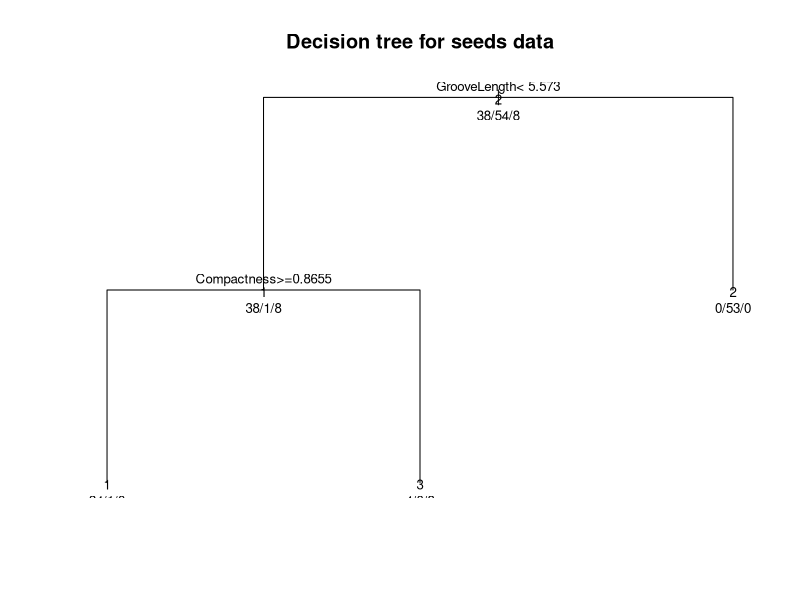
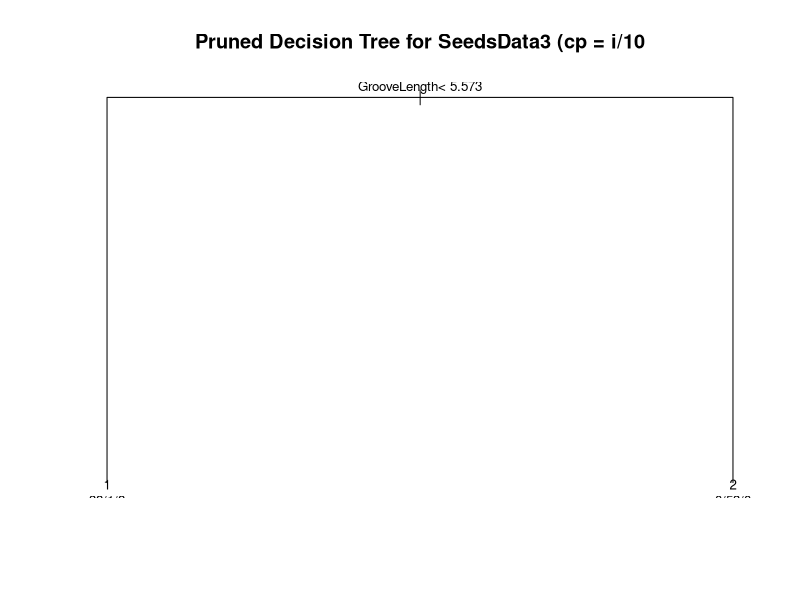
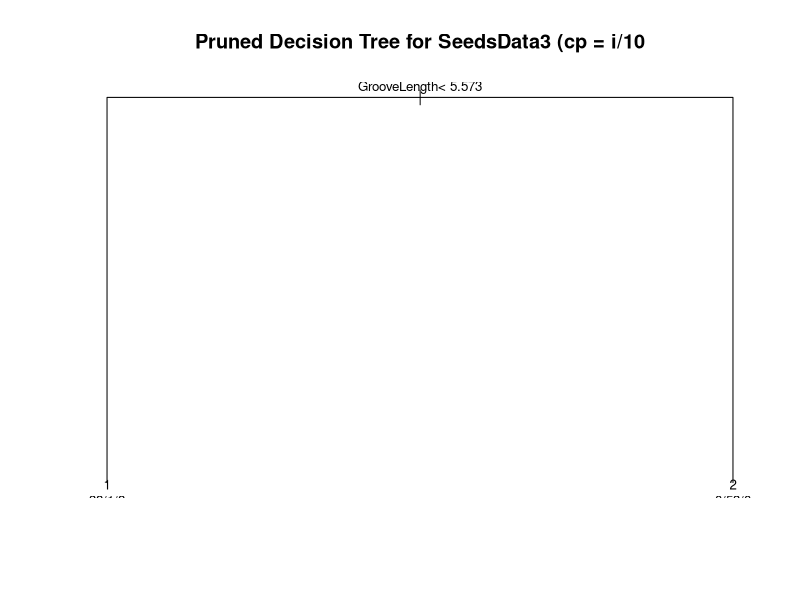
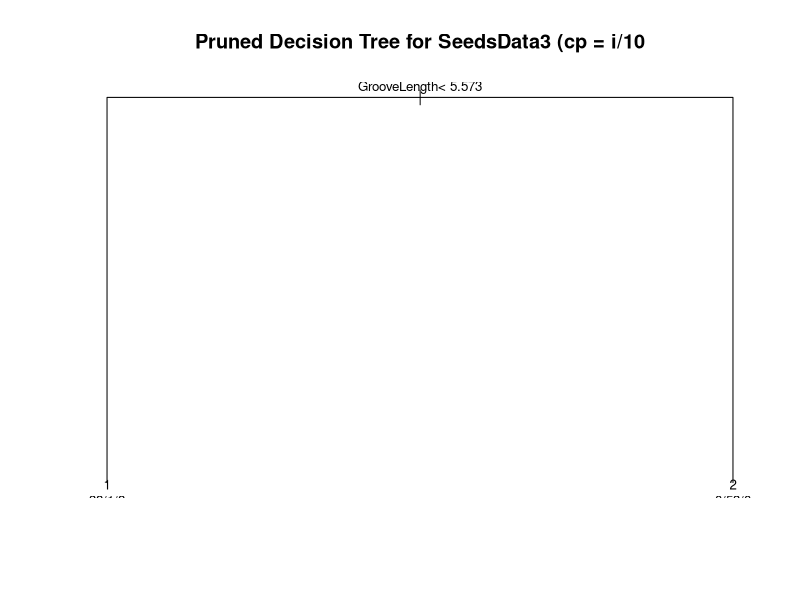
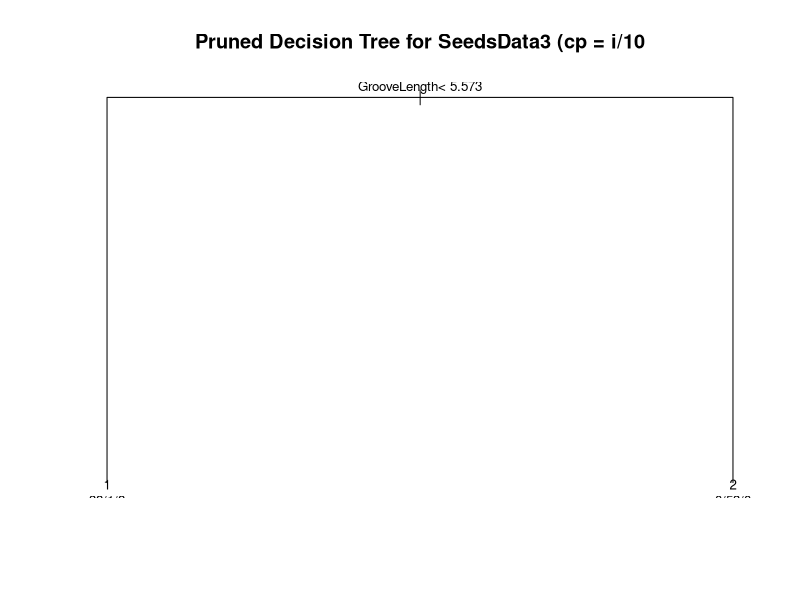
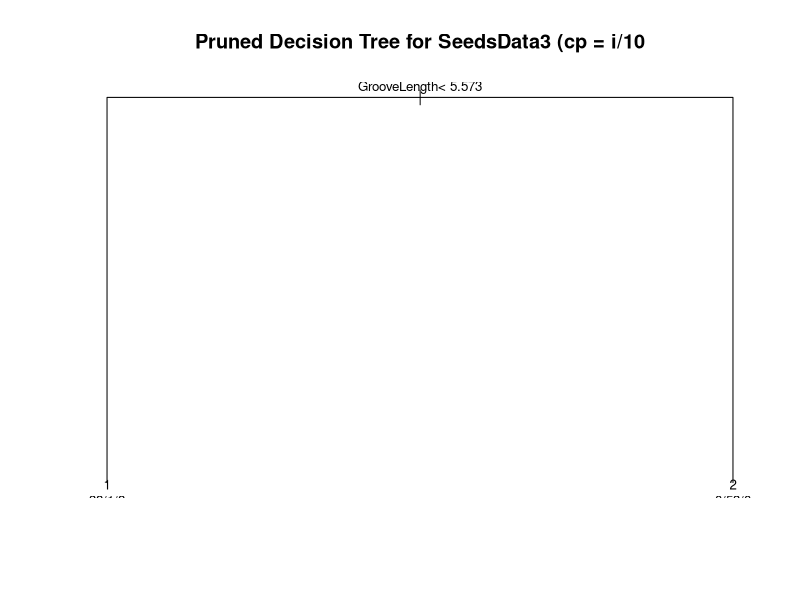
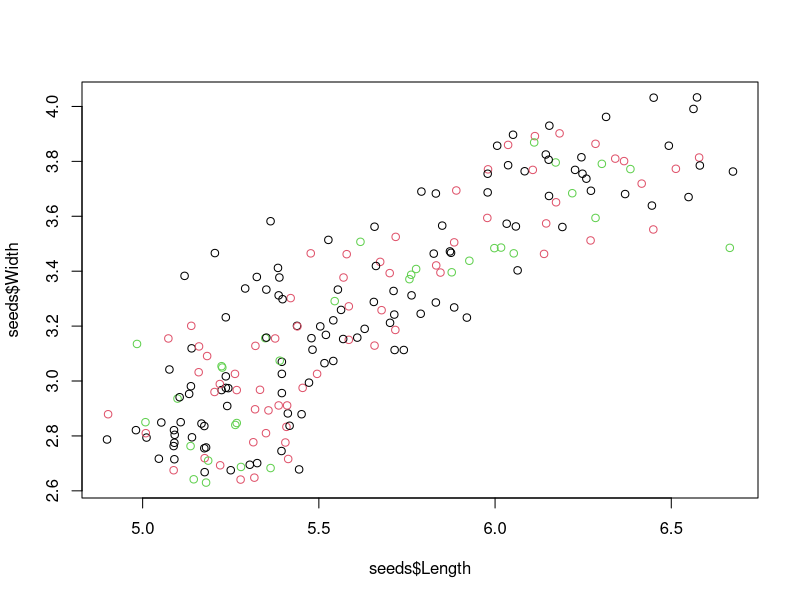
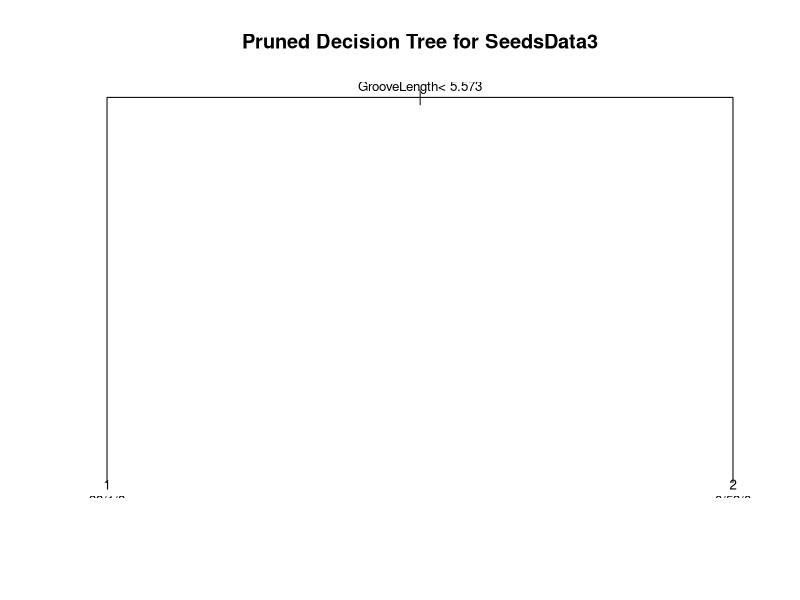

Recreate these plots in R, in order.
# read data into R
seeds <- read.csv('./seeds_dataset_class.csv', sep=",")
# import/install libraries
# install.packages("rpart")
# install.packages("class")
library(rpart)
library(class)
# split data into class and values variables
seeds_rand <- seeds[sample(150, 150),] # randomise data since data could be small or biassed so good to use resampling method
seedsclass <- seeds_rand[,1]
seedsvalues <- seeds_rand[,-1]

# set up training and test datasets (holdout method)
seedsclass_train <- seedsclass[1:100]
seedsvalues_train <- seedsvalues[1:100,]

seedsclass_test <- seedsclass[100:150]
seedsvalues_test <- seedsvalues[100:150,]


# create decision tree
fit <- rpart(seedsclass_train~ ., data=seedsvalues_train, method="class")
# plot decision tree
plot(fit, uniform=TRUE, main="Decision tree for seeds data")
text(fit, use.n=TRUE, all=TRUE, cex=.8)

# sensitivity analysis - test classification accuracy on test dataset by comparing predicted and actual values
pred <- predict(fit, seedsvalues_test, type="class")

n <- length(seedsclass_test) # num of test cases
ncorrect <- sum(pred == seedsclass_test) # num of correct predictions
accuracy <- ncorrect/n # accuracy of predictions
print(accuracy)

# show results in a confusion matrix table
table_mat <- table(seedsclass_test, pred)
print(table_mat)



# 2. Test it by scoring the accuracy on test data using different degrees of pruning using
# prune.

# testing classification by pruning the tree and comparing accuracy
arr = array(dim=c(1,5)) # initialise array of size 1x5 (to fit pruned accuracy values)
# want to test multiple pruned trees, so use for loop to get different values of cp (e.g. 0.1, 0.2, 0.3, etc.)
for (i in 1:5) {
  pfit<-prune(fit, cp=i/10)
  plot(pfit, uniform = TRUE, main = "Pruned Decision Tree for SeedsData3 (cp = i/10") # display pruned tree where cp = i/10
  text(pfit, use.n = TRUE, cex=.8)
  p_treepred<-predict(pfit, seedsvalues_test, type = 'class')
  p_n = length(seedsclass_test) # test case
  p_ncorrect = sum(p_treepred==seedsclass_test) # correctly predicted
  p_accuracy = p_ncorrect/p_n
  arr[1,i]=p_accuracy # add accuracy value to array
}
print(arr) # print accuracies of pruned trees


# 3. Scatterplot 2 selected variables of the data (and colour code according to the decision
# tree output), display the learnt tree and calculate the accuracy.
plot(seeds$Length, seeds$Width, col=pred)
# (accuracy and tree displayed in previous code block)


# 4. Compare the accuracy of the different pruned trees to KNN with different values of k
arr = array(dim=c(2,5)) # 2x5 array to store accuracy values for pruned tree and knn
for (i in 1:5) {
  pfit<-prune(fit, cp=i/10)
  plot(pfit, uniform = TRUE, main = "Pruned Decision Tree for SeedsData3")
  text(pfit, use.n = TRUE, cex=.8)
  p_treepred<-predict(pfit, seedsvalues_test, type = 'class')
  p_n = length(seedsclass_test) #num of test case
  p_ncorrect = sum(p_treepred==seedsclass_test) #num correctly predicted
  p_accuracy = p_ncorrect/p_n
  arr[1,i]=p_accuracy
  knn3pred = knn(seedsvalues_train, seedsvalues_test, seedsclass_train, k=i) # generate predicted class
  n_knn = length(seedsclass_test) # num test cases
  ncorrect_knn = sum(knn3pred==seedsclass_test) #num correctly predicted
  accuracy_knn = ncorrect_knn/n_knn
  arr[2,i]=accuracy_knn
}
print(arr) # (1 is pruned tree, 2 is knn)